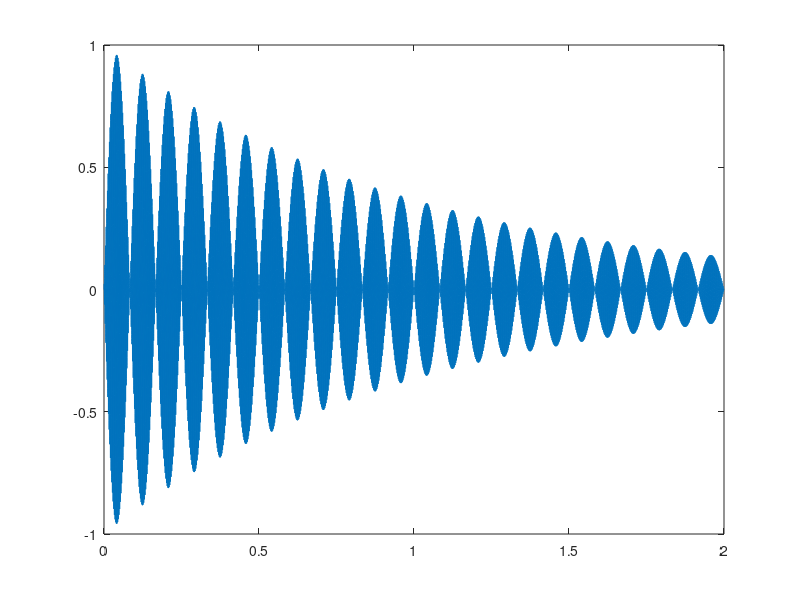

Recreate this plot in MATLAB.
# Created by Octave 4.2.1, Mon Oct 02 12:34:49 2023 GMT <unknown@Vidhi-PC>
t=0:1/22050:2;
x=(sin(2*pi*6*t)).*sin(2*pi*240*t).*exp(-t);
plot(t,x);
sound(x,22050);


t=0:1/22050:2;
x=(sin(2*pi*6*t)).*sin(2*pi*270*t).*exp(-t);
plot(t,x);
sound(x,22050);


t=0:1/22050:2;
x=(sin(2*pi*6*t)).*sin(2*pi*300*t).*exp(-t);
plot(t,x);
sound(x,22050);


t=0:1/22050:2;
x=(sin(2*pi*6*t)).*sin(2*pi*320*t).*exp(-t);
plot(t,x);
sound(x,22050);


t=0:1/22050:2;
x=(sin(2*pi*6*t)).*sin(2*pi*360*t).*exp(-t);
plot(t,x);
sound(x,22050);


t=0:1/22050:2;
x=(sin(2*pi*6*t)).*sin(2*pi*400*t).*exp(-t);
plot(t,x);
sound(x,22050);


t=0:1/22050:2;
x=(sin(2*pi*6*t)).*sin(2*pi*450*t).*exp(-t);
plot(t,x);
sound(x,22050);


t=0:1/22050:2;
x=(sin(2*pi*6*t)).*sin(2*pi*470*t).*exp(-t);
plot(t,x);
sound(x,22050);


